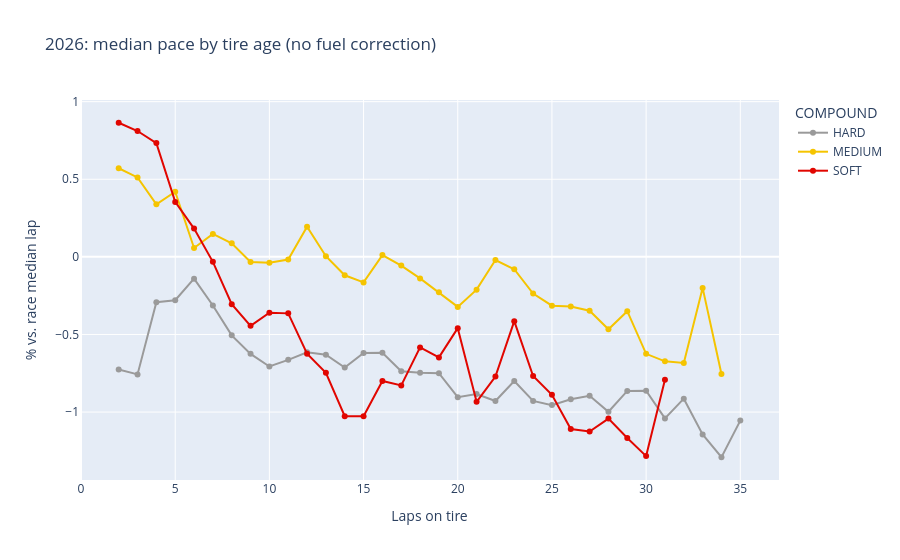

The code cell stored with this chart in its notebook:
### Markdown cell above
## 2. The naive view: pace vs. tire age

Average pace by tire age, across this season's races. `PACE_RATIO` divides each lap by its race's median lap, so circuits are comparable: 0% is a typical lap for that race, +1% is about 0.9 s slower on a 90-second lap.

If tires simply got slower with age, every line would slope clearly upward. Expect something flatter, and possibly a line sloping down.

### Code cell
cur = laps[laps["SEASON"] == SEASON].copy()
cur["PACE_PCT"] = (cur["PACE_RATIO"] - 1) * 100

curve = (cur[cur["TYRE_LIFE"] <= 35]
         .groupby(["COMPOUND", "TYRE_LIFE"], as_index=False)
         .agg(PACE_PCT=("PACE_PCT", "median"), LAPS=("PACE_PCT", "size")))
curve = curve[curve["LAPS"] >= 30]   # skip tire ages with too few laps to trust

fig = px.line(curve, x="TYRE_LIFE", y="PACE_PCT", color="COMPOUND", markers=True,
              color_discrete_map=COMPOUND_COLORS, hover_data=["LAPS"],
              title=f"{SEASON}: median pace by tire age (no fuel correction)",
              labels={"TYRE_LIFE": "Laps on tire", "PACE_PCT": "% vs. race median lap"})
fig.show()

### Figure 1 — Plotly figure (JSON) as saved in the notebook; plotly's stock layout.template omitted (floating-point values rounded to 4 significant figures)
{"data": [{"customdata": [[222], [239], [264], [271], [275], [272], [272], [279], [271], [273], [267], [267], [257], [250], [248], [240], [233], [225], [216], [208], [198], [182], [170], [148], [134], [123], [116], [111], [104], [89], [73], [68], [62], [59]], "hovertemplate": "COMPOUND=HARD<br>Laps on tire=%{x}<br>% vs. race median lap=%{y}<br>LAPS=%{customdata[0]}<extra></extra>", "legendgroup": "HARD", "line": {"color": "#9A9A9A", "dash": "solid"}, "marker": {"symbol": "circle"}, "mode": "lines+markers", "name": "HARD", "orientation": "v", "showlegend": true, "type": "scatter", "x": [2, 3, 4, 5, 6, 7, 8, 9, 10, 11, 12, 13, 14, 15, 16, 17, 18, 19, 20, 21, 22, 23, 24, 25, 26, 27, 28, 29, 30, 31, 32, 33, 34, 35], "xaxis": "x", "y": [-0.7256, -0.7573, -0.2923, -0.2792, -0.1407, -0.313, -0.5058, -0.625, -0.7062, -0.6635, -0.6148, -0.6307, -0.713, -0.6191, -0.6182, -0.7371, -0.7466, -0.7491, -0.9045, -0.8842, -0.9287, -0.7998, -0.9281, -0.9553, -0.9172, -0.8947, -0.9983, -0.8637, -0.8628, -1.041, -0.9138, -1.144, -1.291, -1.055], "yaxis": "y"}, {"customdata": [[241], [257], [264], [277], [258], [254], [256], [259], [245], [242], [253], [253], [235], [227], [203], [195], [174], [168], [157], [138], [110], [111], [105], [96], [83], [78], [67], [64], [48], [40], [36], [34], [30]], "hovertemplate": "COMPOUND=MEDIUM<br>Laps on tire=%{x}<br>% vs. race median lap=%{y}<br>LAPS=%{customdata[0]}<extra></extra>", "legendgroup": "MEDIUM", "line": {"color": "#F5C400", "dash": "solid"}, "marker": {"symbol": "circle"}, "mode": "lines+markers", "name": "MEDIUM", "orientation": "v", "showlegend": true, "type": "scatter", "x": [2, 3, 4, 5, 6, 7, 8, 9, 10, 11, 12, 13, 14, 15, 16, 17, 18, 19, 20, 21, 22, 23, 24, 25, 26, 27, 28, 29, 30, 31, 32, 33, 34], "xaxis": "x", "y": [0.571, 0.5116, 0.3384, 0.4197, 0.05734, 0.1481, 0.08745, -0.03281, -0.03745, -0.01679, 0.1938, 0.004032, -0.1188, -0.1645, 0.01146, -0.05606, -0.1388, -0.2277, -0.3223, -0.2113, -0.02072, -0.07963, -0.2364, -0.3147, -0.3198, -0.3472, -0.4664, -0.3501, -0.6248, -0.6731, -0.6839, -0.2, -0.7551], "yaxis": "y"}, {"customdata": [[106], [122], [136], [170], [176], [177], [170], [177], [175], [173], [154], [152], [143], [127], [112], [107], [97], [90], [80], [77], [70], [63], [59], [57], [56], [54], [48], [46], [40], [34]], "hovertemplate": "COMPOUND=SOFT<br>Laps on tire=%{x}<br>% vs. race median lap=%{y}<br>LAPS=%{customdata[0]}<extra></extra>", "legendgroup": "SOFT", "line": {"color": "#E10600", "dash": "solid"}, "marker": {"symbol": "circle"}, "mode": "lines+markers", "name": "SOFT", "orientation": "v", "showlegend": true, "type": "scatter", "x": [2, 3, 4, 5, 6, 7, 8, 9, 10, 11, 12, 13, 14, 15, 16, 17, 18, 19, 20, 21, 22, 23, 24, 25, 26, 27, 28, 29, 30, 31], "xaxis": "x", "y": [0.8642, 0.8109, 0.733, 0.3542, 0.1823, -0.03208, -0.305, -0.4446, -0.3595, -0.3641, -0.6242, -0.7471, -1.027, -1.026, -0.7993, -0.8281, -0.5832, -0.6478, -0.4592, -0.9341, -0.7714, -0.4142, -0.7678, -0.8891, -1.11, -1.126, -1.042, -1.167, -1.284, -0.7923], "yaxis": "y"}], "layout": {"legend": {"title": {"text": "COMPOUND"}, "tracegroupgap": 0}, "title": {"text": "2026: median pace by tire age (no fuel correction)"}, "xaxis": {"anchor": "y", "domain": [0, 1], "title": {"text": "Laps on tire"}}, "yaxis": {"anchor": "x", "domain": [0, 1], "title": {"text": "% vs. race median lap"}}}}
